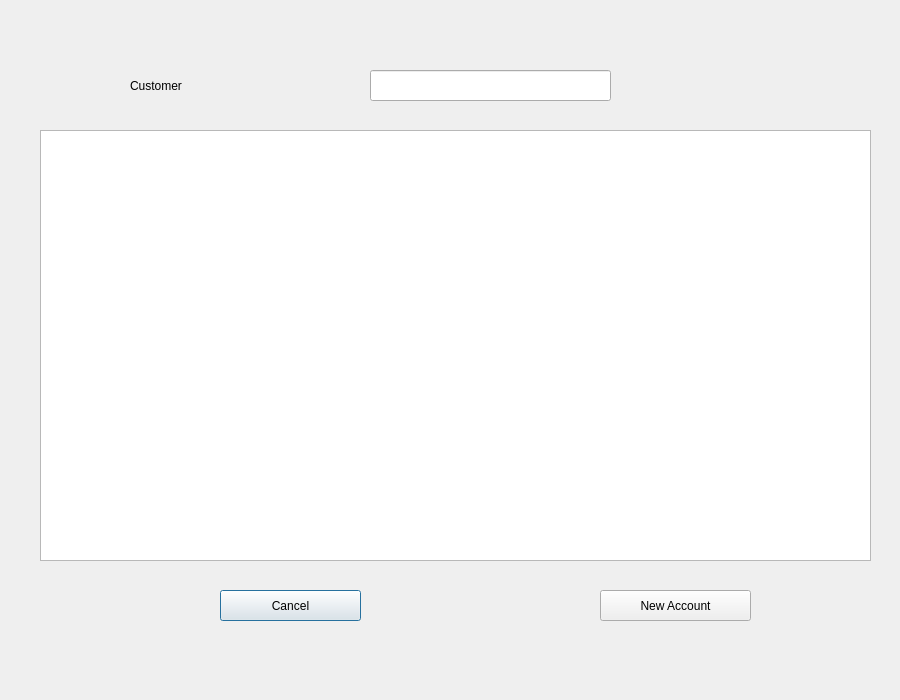
<?xml version="1.0" encoding="UTF-8"?>
<ui version="4.0">
 <class>AccountList</class>
 <widget class="QDialog" name="AccountList">
  <property name="geometry">
   <rect>
    <x>0</x>
    <y>0</y>
    <width>900</width>
    <height>700</height>
   </rect>
  </property>
  <property name="minimumSize">
   <size>
    <width>900</width>
    <height>700</height>
   </size>
  </property>
  <property name="maximumSize">
   <size>
    <width>900</width>
    <height>700</height>
   </size>
  </property>
  <property name="windowTitle">
   <string>Dialog</string>
  </property>
  <widget class="QTreeView" name="accountList">
   <property name="geometry">
    <rect>
     <x>40</x>
     <y>130</y>
     <width>831</width>
     <height>431</height>
    </rect>
   </property>
  </widget>
  <widget class="QLabel" name="customerlabel">
   <property name="geometry">
    <rect>
     <x>130</x>
     <y>60</y>
     <width>211</width>
     <height>51</height>
    </rect>
   </property>
   <property name="text">
    <string>Customer</string>
   </property>
  </widget>
  <widget class="QLineEdit" name="customerBox">
   <property name="geometry">
    <rect>
     <x>370</x>
     <y>70</y>
     <width>241</width>
     <height>31</height>
    </rect>
   </property>
  </widget>
  <widget class="QPushButton" name="cancelButton">
   <property name="geometry">
    <rect>
     <x>220</x>
     <y>590</y>
     <width>141</width>
     <height>31</height>
    </rect>
   </property>
   <property name="text">
    <string>Cancel</string>
   </property>
  </widget>
  <widget class="QPushButton" name="Newaccount">
   <property name="geometry">
    <rect>
     <x>600</x>
     <y>590</y>
     <width>151</width>
     <height>31</height>
    </rect>
   </property>
   <property name="text">
    <string>New Account</string>
   </property>
  </widget>
 </widget>
 <resources/>
 <connections/>
</ui>
